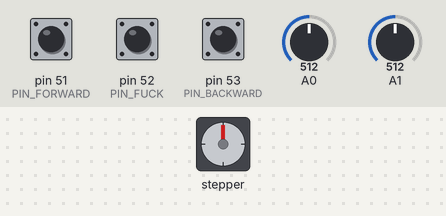
A sketch run on a simulated Arduino Mega 2560, built with avr-gcc and run on an emulated ATmega2560. On the bench: stepper motor. Wiring (inferred from the names in the program): stepper motor driver (200 steps per turn assumed): step A3; direction A5. The test bench sets the inputs (shaded band); at power-on: pin 51 (PIN_FORWARD) HIGH, pin 52 (PIN_FUCK) HIGH, pin 53 (PIN_BACKWARD) HIGH, A0 = 512, A1 = 512. What the sketch prints to the serial monitor is not drawn.

Above: at 1.2 s.
1.3 s: pin 51 (PIN_FORWARD) pulled LOW for 1 s
At 3.1 s:
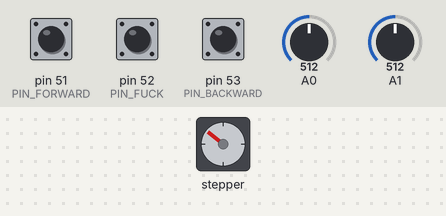
3.8 s: pin 52 (PIN_FUCK) pulled LOW for 3.2 s
At 7.9 s:
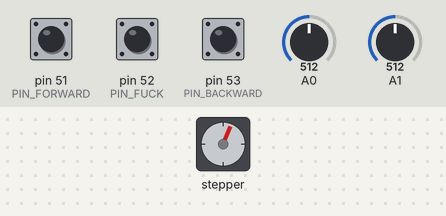
8.5 s: pin 51 (PIN_FORWARD) pulled LOW for 0.15 s
At 9.7 s:
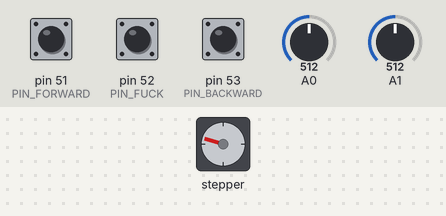
10.1 s: pin 51 (PIN_FORWARD) pulled LOW for 0.15 s
At 11.0 s:
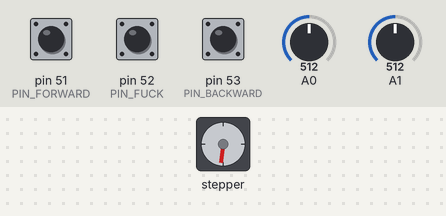
11.7 s: pin 51 (PIN_FORWARD) pulled LOW for 3.2 s
At 12.15 s:
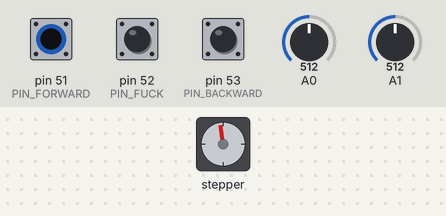
Timing chart, 0 to 16.4 s (numbered marks = the images above; inputs shaded):
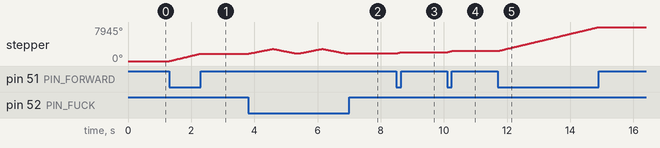

Measured:
- after the input at 1.3 s, stepper: turns 1749° clockwise in 1.0 s, starting at once
- after the input at 3.8 s, stepper: turns 1062° clockwise in 0.78 s, then 1056° counter-clockwise in 0.74 s, then 1056° clockwise in 0.74 s, then 1062° counter-clockwise in 0.77 s, and so on
- after the input at 8.5 s, stepper: turns 263° clockwise in 0.15 s, starting at once
- after the input at 10.1 s, stepper: turns 261° clockwise in 0.15 s, starting at once
- after the input at 11.7 s, stepper: turns 5598° clockwise in 3.2 s, starting at once

The sketch:

love_machine3.ino
```cpp
#define PIN_AMPLITUDE 0
#define PIN_SPEED 1
#define PIN_FUCK 52
#define PIN_FORWARD 51
#define PIN_BACKWARD 53
#define PIN_PULSE A3
#define PIN_DIR A5
#define ADC_CYCLES_PER_CHANNEL 1000
#define PULSE_WIDTH_TIMER_PRELOAD 65400

long delayMicros = 1000;
long currentMicros = 0;
long previousMicros = 0;

//255 шагов - примерно 1см хода
//unsigned int speedSinMap[255] = {8148,4074,2716,2038,1630,1359,1165,1020,907,816,743,681,629,584,546,512,482,456,432,411,392,374,359,344,331,318,307,296,287,277,269,261,253,246,240,233,227,222,217,212,207,202,198,194,190,186,183,179,176,173,170,167,165,162,160,157,155,153,150,148,146,145,143,141,139,138,136,134,133,132,130,129,128,126,125,124,123,122,121,120,119,118,117,116,115,114,114,113,112,111,111,110,109,109,108,108,107,107,106,106,105,105,104,104,104,103,103,103,102,102,102,101,101,101,101,101,100,100,100,100,100,100,100,100,100,100,100,100,100,100,100,100,100,100,100,100,100,100,100,101,101,101,101,101,102,102,102,103,103,103,104,104,104,105,105,106,106,107,107,108,108,109,109,110,111,111,112,113,114,114,115,116,117,118,119,120,121,122,123,124,125,126,128,129,130,132,133,134,136,138,139,141,143,145,146,148,150,153,155,157,160,162,165,167,170,173,176,179,183,186,190,194,198,202,207,212,217,222,227,233,240,246,253,261,269,277,287,296,307,318,331,344,359,374,392,411,432,456,482,512,546,584,629,681,743,816,907,1020,1165,1359,1630,2038,2716,4074,8148};
unsigned int speedSinMap[99] = {3183,1592,1062,797,639,533,458,402,358,323,295,271,251,234,220,207,196,186,177,170,163,156,151,146,141,137,133,129,126,123,120,118,116,114,112,110,108,107,106,105,104,103,102,101,101,100,100,100,100,100,100,100,100,100,101,101,102,103,104,105,106,107,108,110,112,114,116,118,120,123,126,129,133,137,141,146,151,156,163,170,177,186,196,207,220,234,251,271,295,323,358,402,458,533,639,797,1062,1592,3183};


volatile int mapIndex = 0;
volatile int ovfCounter = 0;

volatile unsigned int preload = 0;
volatile unsigned int ovfNumber = 0;

volatile unsigned long MAX_ULONG =  0UL - 1UL;
volatile unsigned long adcBuffer = 0;
volatile unsigned long adcReading = MAX_ULONG;
volatile int bufferIndex = 0;
volatile byte channelIndex = 0;
volatile byte channelReading = 0;

volatile boolean doFuck = false;


ISR(TIMER1_OVF_vect)        // interrupt service routine that wraps a user defined function supplied by attachInterrupt
{
  if (doFuck) {
     ovfCounter++;
      digitalWrite(PIN_PULSE, false);
      TCNT1 = 1;
      if (ovfCounter >= ovfNumber) {
        mapIndex++;
        ovfCounter = 0;
      }
      if (mapIndex >= 99) {
        mapIndex = 0;
        digitalWrite(PIN_DIR, !digitalRead(PIN_DIR));
      }
    }
}

ISR(TIMER3_COMPA_vect)
{
  if (doFuck) {
    digitalWrite(PIN_PULSE, true);
    TCNT1 = PULSE_WIDTH_TIMER_PRELOAD;
    OCR3A = TCNT3 + preload +  speedSinMap[mapIndex];
  }
}


ISR(ADC_vect)
{
  if (bufferIndex > 3) adcBuffer += (ADCL | ADCH<<8);  // read 10 bit value from ADC
  bufferIndex++;
  if (bufferIndex == ADC_CYCLES_PER_CHANNEL) {
    channelReading = channelIndex;
    adcReading = adcBuffer;
    adcBuffer = 0;
    channelIndex++;
    if (channelIndex >=2) channelIndex = 0;
    ADMUX = (channelIndex & 0x07) | 0xC0; //3 channel bits, add REFS1 and REFS0 bits, other is 0
    bufferIndex = 0;
  }
}


void setup() {
  pinMode(PIN_PULSE,OUTPUT);
  pinMode(PIN_DIR,OUTPUT);

  pinMode(PIN_FUCK,INPUT_PULLUP);
  pinMode(PIN_FORWARD,INPUT_PULLUP);
  pinMode(PIN_BACKWARD,INPUT_PULLUP);


  noInterrupts();           // disable all interrupts
  ADCSRA = 0;             // clear ADCSRA register
  ADCSRB = 0;             // clear ADCSRB register
  ADMUX = 0;
  ADMUX |= (1 << REFS1);  // set reference voltage 2.56V
  ADMUX |= (1 << REFS0);  //

  ADCSRA |= (1 << ADPS2) | (1 << ADPS0);    // 32 prescaler for 38.5 KHz

  ADCSRA |= (1 << ADATE); // enable auto trigger
  ADCSRA |= (1 << ADIE);  // enable interrupts when measurement complete
  ADCSRA |= (1 << ADEN);  // enable ADC
  ADCSRA |= (1 << ADSC);  // start ADC measurements

  TCCR1A = 0;
  TCCR1B = 0;

  TCNT1 = 1;
  TCCR1B |= (1 << CS11);    // 8 prescaler
  TIMSK1 |= (1 << TOIE1);   // enable timer overflow interrupt

  TCCR3A = 0;
  TCCR3B = 0;
  TCNT3 = 0;
  OCR3A = 0;

  TCCR3B |= (0 << WGM12);
  TCCR3B |= (1 << CS11);    // 8 prescaler

  TIMSK3 |= (1 << OCIE3A);
  interrupts();

  Serial.begin(115200);
}

void loop() {

  if (adcReading != MAX_ULONG) {
    //Serial.println ("ADC" + String(channelReading) + ": " + String(adcReading));
    if (channelReading == PIN_AMPLITUDE) {
      ovfNumber = 1 + adcReading/ADC_CYCLES_PER_CHANNEL/100;
    } else if (channelReading == PIN_SPEED) {
      preload = 4320 - adcReading/ADC_CYCLES_PER_CHANNEL*4;
    }
    adcReading = MAX_ULONG;
  }

  if (millis() % 100 ==0 ) {
    Serial.print("Preload: ");
    Serial.println(preload);
    Serial.print("ovfNumber: ");
    Serial.println(ovfNumber);
  }


  if (!digitalRead(PIN_FUCK)) {
    doFuck = true;
  } else {
    doFuck = false;
    mapIndex = 0;
    delayMicros = 1000;
    if (!digitalRead(PIN_FORWARD)) {
      digitalWrite(PIN_DIR, HIGH);
      doStep();
    } else if (!digitalRead(PIN_BACKWARD)) {
      digitalWrite(PIN_DIR, LOW);
      doStep();
    }
  }

}

void doStep() {

  currentMicros = micros();
  if(currentMicros - previousMicros >= delayMicros) {
    previousMicros = currentMicros;
    digitalWrite(PIN_PULSE,HIGH);
    delayMicroseconds(50);
    digitalWrite(PIN_PULSE,LOW);
  }
}
```
